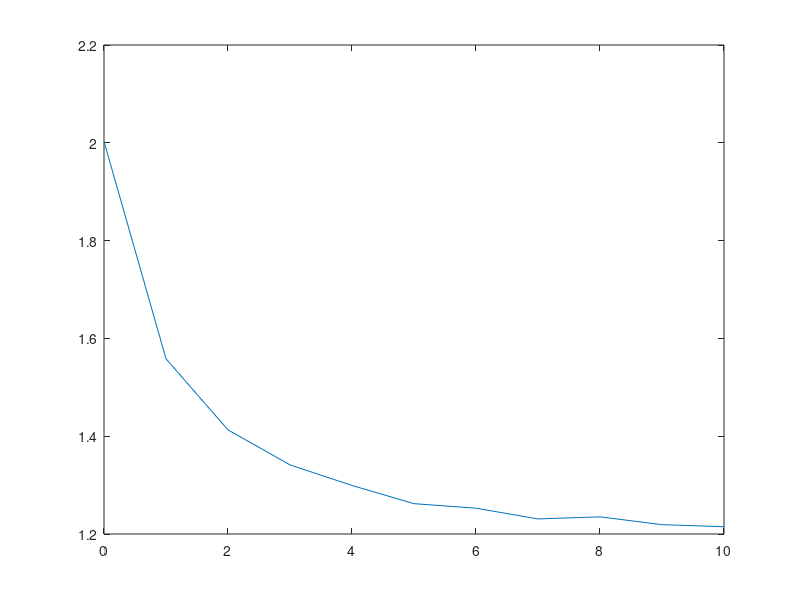

Source code (MATLAB):
clear all;
clc;
p01 = 0.1;
p11 = 0.9;
p = [1-p01 p01; 1-p11 p11];
prob=[];
for i = 1:11
    pk = p^i;
    prob(i) = pk(1,2);
end
prob

throuth=[];

for step = 1:11
    
    state = [];% states of slots
    slot= 1;% state[] index
    success = [];
    i=1;% success[] index
    state(slot) = 0;
    count = 1;
    kValue = step - 1;
    
    while(slot < 100000)
        slot=slot+1;
    
        if kValue ~= (step-1)
            kValue = kValue + 1;
            state(slot) = 2;
            continue;
        end
    
        if state(slot-1) == 0 || state(slot-1) == 2
            if rand(1)<=prob(step)
                state(slot) = 1;
                success(i) = count;
                i=i+1;
                count = 1;
            else
                state(slot) = 0;
                count=count+1;
                kValue = 0;
            end;
        else
            if rand(1) <= p11
                state(slot) = 1;
                success(i) = 1;
                i=i+1;
            else
                state(slot) = 0;
                count=count+1;
                kValue = 0;
            end;
        end
    end

    %state
    %success

    sum=0;
    for j = 1:length(success)
        sum=sum+success(j);
    end
    through(step) = sum/length(success);
end

x = 0:1:10;
plot(x,through)

